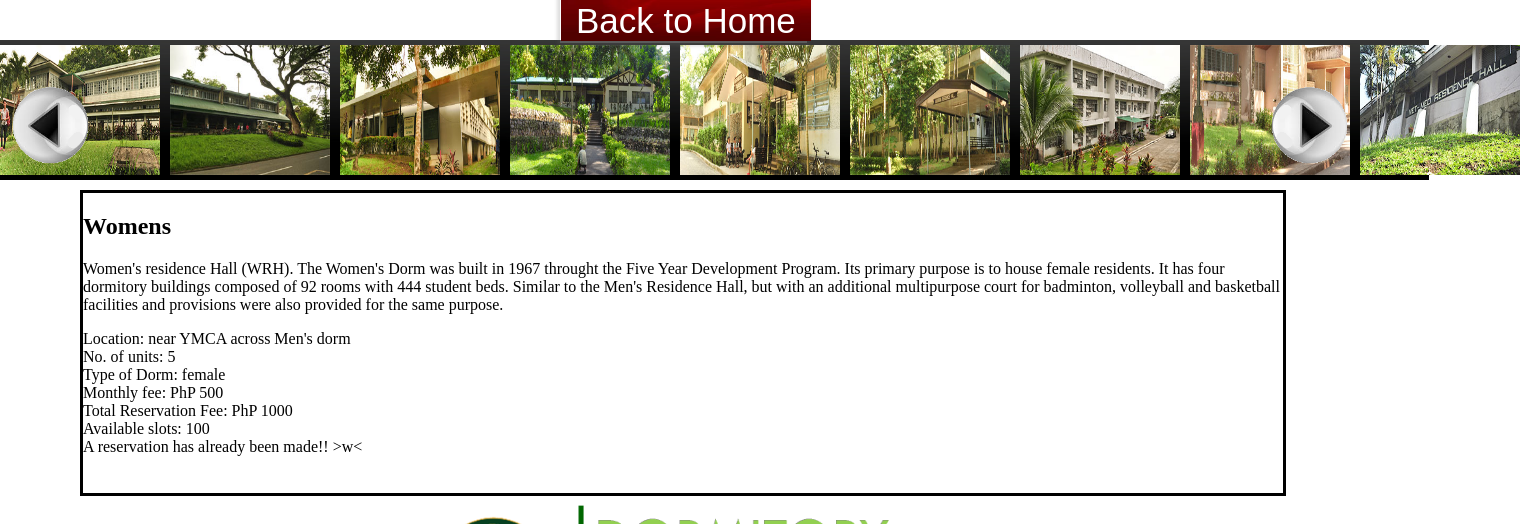
The page /web_control/php/DormInfo.php?dormname=Womens (signed in) on the database its author committed.
### tables this page shows
CREATE TABLE IF NOT EXISTS `dormitory` (
  `dormname` varchar(30) NOT NULL,
  `dormdescription` text NOT NULL,
  `dormunits` int(11) DEFAULT NULL,
  `dormlocation` varchar(50) DEFAULT NULL,
  `dormtype` varchar(20) DEFAULT NULL,
  `availableslots` int(5) NOT NULL,
  `dormmonthlyfee` int(5) NOT NULL DEFAULT '500',
  `dormresfee` int(6) NOT NULL DEFAULT '1000',
  PRIMARY KEY (`dormname`)
);

### web_control/php/DormInfo.php (the view, shortened to what this page needs)
<?php
    if(isset($_GET['dormname'])){
		$dormname=$_GET['dormname'];
	}
	else header ("Location: index.php")
?>
<!DOCTYPE html>
<html>
	<head>
		<link rel = "stylesheet" type = "text/css" href = "../css/general.css" />
		<link rel = "stylesheet" type = "text/css" href = "../css/index.css" />
		<link rel = "stylesheet" type = "text/css" href = "../css/DormInfo.css" />
	</head>
	<body onload = "place(0, 'none')">
	<?php
		$womens="Womens";
		$new="New";
		$ih="Ih";
		$acci="Acci";
		$mareha="Mareha";
		$foreha="Foreha";
		$vetmed="Vetmed";
	?>
		<section class = "Bottom">
				<a href = 'DormInfo.php?dormname=<?php echo $womens?>' method='post'><img src = "../../images/dorms/womens-dorm.jpg" class = "img" id = "i2" /></a>
				<a href = 'DormInfo.php?dormname=<?php echo $ih?>' method='post'><img src = "../../images/dorms/ih.jpg" class = "img" id = "i3" /></a>
				<a href = 'DormInfo.php?dormname=<?php echo $acci?>' method='post'><img src = "../../images/dorms/acci-upper.jpg" class = "img" id = "i4" /></a>
				<a href = 'DormInfo.php?dormname=<?php echo $foreha?>' method='post'><img src = "../../images/dorms/foreha.jpg" class = "img" id = "i5" /></a>
				<a href = 'DormInfo.php?dormname=<?php echo $mareha?>' method='post'><img src = "../../images/dorms/mareha.jpg" class = "img" id = "i6" /></a>
				<a href = 'DormInfo.php?dormname=<?php echo $new?>' method='post'><img src = "../../images/dorms/new-dorm-2.jpg" class = "img" id = "i7" /></a>
				<a href = 'DormInfo.php?dormname=<?php echo $vetmed?>' method='post'><img src = "../../images/dorms/vetmed-dorm-sign.jpg" class = "img" id = "i9" /></a>
				<img src = "../../images/web_img/left.png" id = "b1" class = "Button" onclick = "moveLeft()" />
				<img src = "../../images/web_img/right.png" class = "Button" id = "b2" onclick = "moveRight()" />
		</section>
		<section class = "navigation DormNav">
			<ul id="menu">
				<li><a href="index.php">Back to Home</a></li>
			</ul>
		</section>
<section class = "announce3 ment">
			<?php
				include("connect.php");
				$query="Select * from dormitory where dormname='{$dormname}'";
				$handle=mysql_query($query,$conn);
				$arr=mysql_fetch_array($handle);
				echo "<h1> {$arr['dormname']} </h1>";
				echo "<p> {$arr['dormdescription']} </p>";
				echo "Location: {$arr['dormlocation']}<br/>";
				echo "No. of units: {$arr['dormunits']}<br/>";
				echo "Type of Dorm: {$arr['dormtype']}<br/>";
				echo "Monthly fee: PhP {$arr['dormmonthlyfee']}<br/>";
				echo "Total Reservation Fee: PhP {$arr['dormresfee']}<br/>";
				echo "Available slots: {$arr['availableslots']}<br/>";
			?>
			<?php
				if($arr['availableslots']!=0 && isset($_SESSION['uname'])){
					include('connect.php');
					$query="Select id from user where username=\"".$_SESSION['uname']."\"";
					$handle=mysql_query($query,$conn);
					$id=mysql_fetch_array($handle);
					$query="Select id from reservation where id=\"{$id['id']}\"";
					$handle=mysql_query($query,$conn);
					if(mysql_fetch_array($handle)==NULL){
						echo "<input class='button' type='submit' value='Reserve' onclick ='signUp2()'/></form>";
					}else echo 'A reservation has already been made!! >w<';
				}else if($arr['availableslots']==0){
					echo "<p>No More Available Slot for You! :(</p>";
				}else{
					echo "<p>Sign-in to reserve :)</p>";
				}
			?>
</section>
	</body>
</html>

### web_control/css/general.css (style rules this page uses)
body { position: relative; margin: 0px; background-color: #ffffff; overflow: hidden; padding: 0px; background-image:url('../../images/web_img/DORM4.png'); background-repeat: no-repeat; background-position: 220px 500px; background-size: 900px 180px; }
ul#menu { font-family: Arial, Verdana; font-size: 35px; margin: 0; padding: 0; list-style: none; }
ul#menu li { display: block; position: relative; float: left; }
ul#menu li a { display: block; text-decoration: none; color: #ffffff; border-top: 1px solid #ffffff; padding: 10px 15px 0px 15px; margin-left: 1px; white-space: nowrap; background-image:url('../../images/web_img/top.jpg'); background-repeat: no-repeat; background-position: center; background-size: 100% 100%; }
.navigation { position: absolute; top: -10px; height: 53px; background-color: rgba(245,245,245, .2); box-shadow: 0px 0px 3px 3px rgba(90,90,90, .2); }
.announce3 { position: absolute; left: -1000px; top: 180px; width: 950px; height: 300px; border-style: solid; border-width: 3px; background-color: white; -webkit-transition: all .5s; }

### web_control/css/index.css (style rules this page uses)
.Bottom { width: 1429px; height: 140px; position: absolute; top: 40px; background-image:url('../../images/web_img/b4.jpg'); background-repeat: no-repeat; background-position: center; background-size: 100% 100%; }
.img { float: left; width: 160px; height: 130px; top: 5px; left: 0px; position: absolute; -webkit-transition: all .5s; }
#b1 { top: 45px; left: 10px; }
a { text-decoration: none; color: gray; }
#b2 { top: 45px; left: 1270px; }
.Button { float: left; width: 80px; height: 80px; position: absolute; cursor: pointer; }

### web_control/css/DormInfo.css (style rules this page uses)
.ment { left: 80px; top: 190px; width: 1200px; height: 300px; font-family: tw cen mt; }
.DormNav { left: 560px; width: 247px; }

### rows shown on the page
dormitory: dormname "Womens", dormdescription "Women's residence Hall (WRH). The Women's Dorm was built in 1967 throught the Five Year Development Program. Its primary purpose is to house female residents. It has four dormitory buildings composed of 92 rooms with 444 student beds. Similar to the Men's Residence Hall, but with an additional multipurpose court for badminton, volleyball and basketball facilities and provisions were also provided for the same purpose.", dormlocation "near YMCA across Men's dorm", dormunits "5", dormtype "female", dormmonthlyfee "500", dormresfee "1000", availableslots "100"
